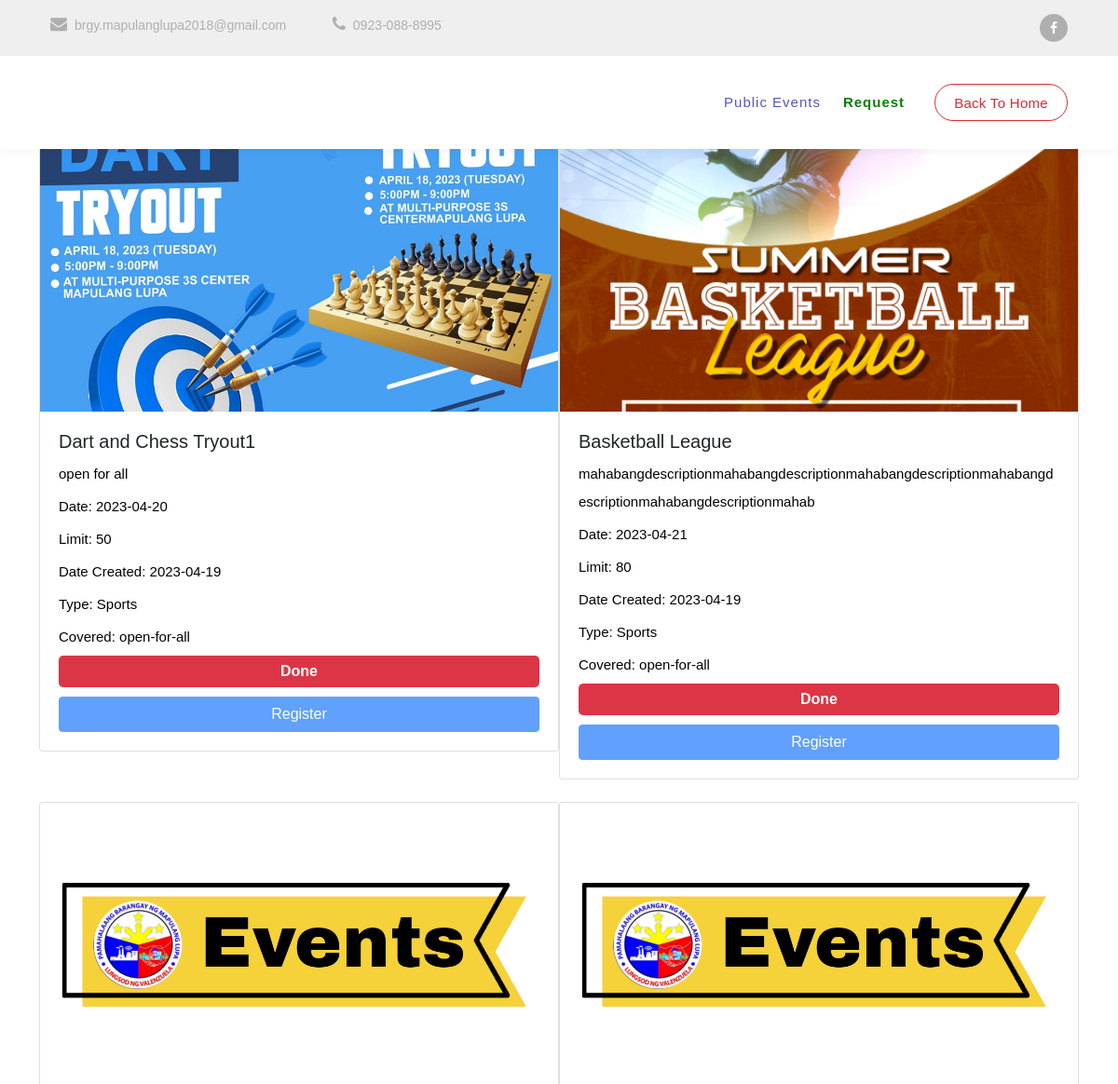
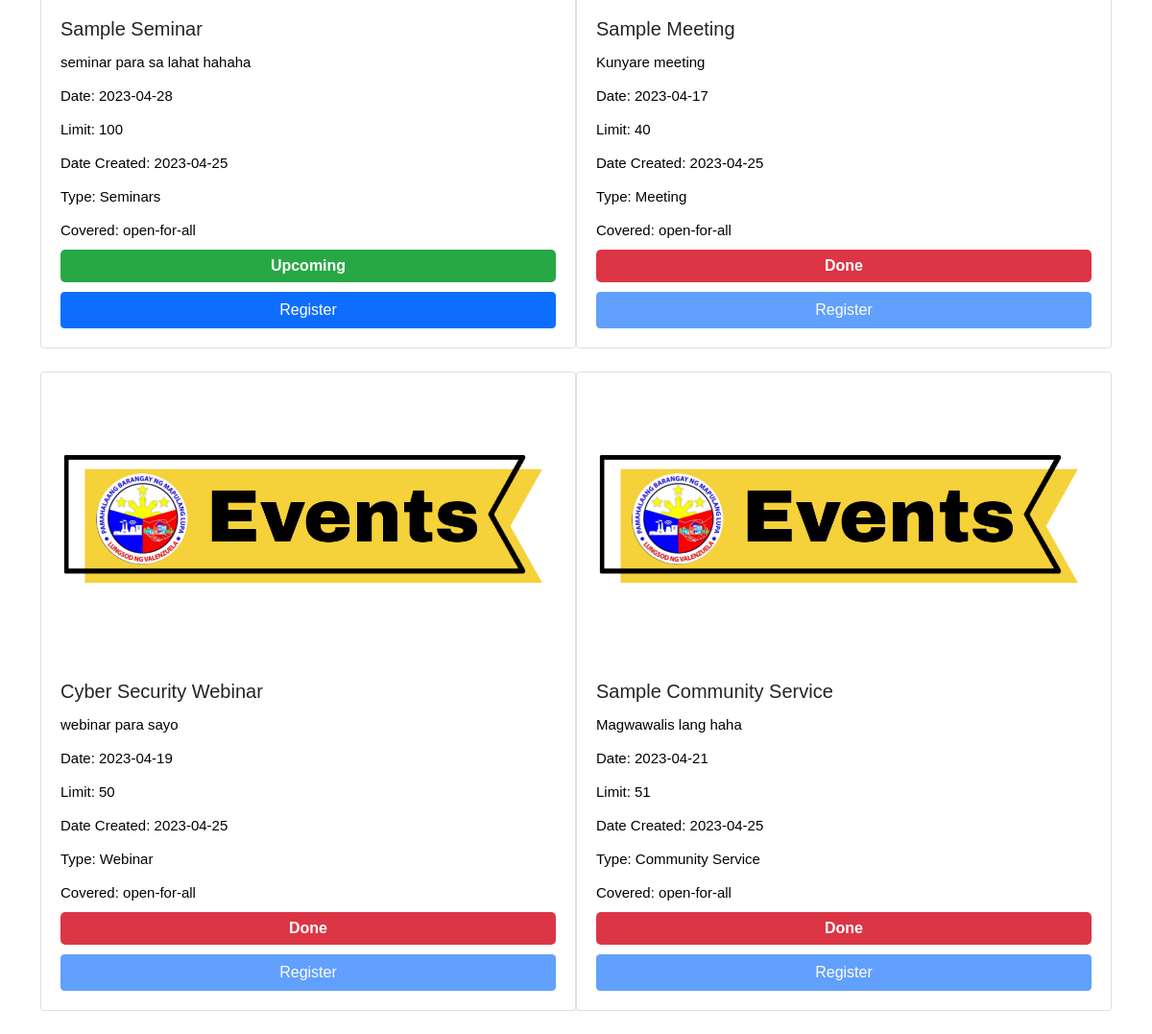
/guestevent.php, run on the app's committed database (2 pictures, top to bottom).
### tables this page shows
CREATE TABLE `tbl_event` (
  `event_id` int(11) NOT NULL,
  `event_title` varchar(50) NOT NULL,
  `event_date` date DEFAULT NULL,
  `event_description` varchar(100) DEFAULT NULL,
  `event_poster` blob DEFAULT NULL,
  `event_limit` int(11) DEFAULT NULL,
  `event_DateCreated` date DEFAULT NULL,
  `event_Type` varchar(20) DEFAULT NULL CHECK (`event_Type` in ('Seminars','Meeting','Webinar','Sports','Community Service')),
  `event-covered` enum('residents-only','open-for-all') NOT NULL
);

### guestevent.php (the view, shortened to what this page needs)
<?php
    include('db_conn.php');
?>
<!DOCTYPE html>
<html lang="en">
  <head>
    <link href="vendor/bootstrap/css/bootstrap.min.css" rel="stylesheet">
    <link rel="stylesheet" href="assets/css/fontawesome.css">
    <link rel="stylesheet" href="assets/css/templatemo-digimedia-v1.css">
    <link rel="stylesheet" href="assets/css/animated.css">
    <link rel="stylesheet" href="assets/css/owl.css">
  </head>
<body>
  <div class="pre-header">
    <div class="container">
      <div class="row">
        <div class="col-lg-8 col-sm-8 col-7">
          <ul class="info">
            <li><a href="#"><i class="fa fa-envelope"></i>brgy.mapulanglupa2018@gmail.com</a></li>
            <li><a href="#"><i class="fa fa-phone"></i>0923-088-8995</a></li>
          </ul>
        </div>
        <div class="col-lg-4 col-sm-4 col-5">
          <ul class="social-media">
            <li><a href="https://www.facebook.com/bagongmapulanglupa2018"><i class="fa fa-facebook"></i></a></li>
          </ul>
        </div>
      </div>
    </div>
  </div>
  <header class="header-area header-sticky wow slideInDown" data-wow-duration="0.75s" data-wow-delay="0s">
    <div class="container">
      <div class="row">
        <div class="col-12">
          <nav class="main-nav">
            <ul class="nav">
              <li><a href="memberevent.php" class="active">Public Events</a></li>
              <li><a href="#" style="color: green; font-weight: bold;" onclick="showAlert()">Request</a></li>
              <li><div class="border-first-button"><a href="guesthome.php">Back to Home</a></div></li>
            </ul>
          </nav>
        </div>
      </div>
    </div>
  </header>
<body>
    <div class="container">
		<h1>Events</h1>
		<div class="row">
			<?php
			$sql = "SELECT * FROM tbl_event WHERE `event-covered` = 'open-for-all'";
			$result = mysqli_query($conn, $sql);
			if (mysqli_num_rows($result) > 0) {
				while ($row = mysqli_fetch_assoc($result)) {
					echo '<div class="col-sm-6 mb-4">';
					echo '<div class="card">';
					if (!empty($row['event_poster'])) {
						echo '<a href="' . $row['event_poster'] . '"><img src="' . $row['event_poster'] . '" class="card-img-top"></a>';
					}
					echo '<div class="card-body">';
					echo '<h5 class="card-title">' . $row['event_title'] . '</h5>';
					echo '<p class="card-text">' . $row['event_description'] . '</p>';
					echo '<p class="card-text">Date: ' . $row['event_date'] . '</p>';
					echo '<p class="card-text">Limit: ' . $row['event_limit'] . '</p>';
					echo '<p class="card-text">Date Created: ' . $row['event_DateCreated'] . '</p>';
					echo '<p class="card-text">Type: ' . $row['event_Type'] . '</p>';
					echo '<p class="card-text">Covered: ' . $row['event-covered'] . '</p>';
					if (strtotime($row['event_date']) > time()) {
						echo '<div class="box upcoming-box">Upcoming</div>';
						echo '<a href="register.php?event_id=' . $row['event_id'] . '" class="btn btn-primary">Register</a>';
					} else {
						echo '<div class="box done-box">Done</div>';
						echo '<a class="btn btn-primary disabled">Register</a>';
					}
					echo '</div>';
					echo '</div>';
					echo '</div>';
				}
			} else {
				echo 'No seminars found.';
			}
			?>
		</div>
	</div>
</body>
</html>

### assets/css/templatemo-digimedia-v1.css (style rules this page uses)
html, body, div, span, applet, object, iframe, h1, h2, h3, h4, h5, h6, p, blockquote, div pre, a, abbr, acronym, address, big, cite, code, del, dfn, em, font, img, ins, kbd, q, s, samp, small, strike, strong, sub, sup, tt, var, b, u, i, center, dl, dt, dd, ol, ul, li, figure, header, nav, section, article, aside, footer, figcaption { margin: 0; padding: 0; border: 0; outline: 0; }
ul, li { padding: 0; margin: 0; list-style: none; }
header, nav, section, article, aside, footer, hgroup { display: block; }
* { box-sizing: border-box; }
html, body { font-family: 'Poppins', sans-serif; font-weight: 400; background-color: #fff; -ms-text-size-adjust: 100%; -webkit-font-smoothing: antialiased; -moz-osx-font-smoothing: grayscale; }
a { text-decoration: none !important; }
h1, h2, h3, h4, h5, h6 { margin-top: 0px; margin-bottom: 0px; }
ul { margin-bottom: 0px; }
p { font-size: 15px; line-height: 30px; font-weight: 300; color: #afafaf; }
img { width: 100%; overflow: hidden; }
html, body { background: #fff; font-family: 'Poppins', sans-serif; }
.border-first-button a { display: inline-block !important; padding: 10px 20px !important; color: #DF2935 !important; border: 1px solid #DF2935 !important; border-radius: 23px; font-weight: 500 !important; letter-spacing: 0.3px !important; transition: all .5s; }
.pre-header { background-color: #efefef; height: 60px; padding: 15px 0px; }
.pre-header ul li { display: inline-block; }
.pre-header ul.info li { margin-right: 45px; }
.pre-header ul.info li a { color: #afafaf; font-size: 14px; transition: all .3s; }
.pre-header ul.info li a i { font-size: 18px; margin-right: 8px; }
.pre-header ul.social-media { text-align: right; }
.pre-header ul.social-media li { margin-left: 5px; }
.pre-header ul.social-media li a { background-color: #afafaf; color: #fff; display: inline-block; width: 30px; height: 30px; line-height: 30px; text-align: center; border-radius: 50%; font-size: 14px; transition: all .3s; }
.header-area { background-color: #fff; box-shadow: 0px 5px 8px rgba(0,0,0,0.03); position: absolute; left: 0px; right: 0px; z-index: 100; height: 100px; -webkit-transition: all .5s ease 0s; -moz-transition: all .5s ease 0s; -o-transition: all .5s ease 0s; transition: all .5s ease 0s; }
.header-area .main-nav { min-height: 80px; background: transparent; }
.header-area .main-nav .nav { float: right; margin-top: 30px; margin-right: 0px; background-color: transparent; -webkit-transition: all 0.3s ease 0s; -moz-transition: all 0.3s ease 0s; -o-transition: all 0.3s ease 0s; transition: all 0.3s ease 0s; position: relative; z-index: 999; }
.header-area .main-nav .nav li { padding-left: 20px; padding-right: 20px; }
.header-area .main-nav .nav li:last-child { padding-right: 0px; padding-left: 40px; }
.header-area .main-nav .nav li:last-child a , .background-header .main-nav .nav li:last-child a { padding: 0px 20px !important; font-weight: 400; }
.header-area .main-nav .nav li a { display: block; font-weight: 500; font-size: 15px; color: #2a2a2a; text-transform: capitalize; -webkit-transition: all 0.3s ease 0s; -moz-transition: all 0.3s ease 0s; -o-transition: all 0.3s ease 0s; transition: all 0.3s ease 0s; height: 40px; line-height: 40px; border: transparent; letter-spacing: 1px; }
.header-area .main-nav .nav li:hover a, .header-area .main-nav .nav li a.active { color: #5158BB!important; }
.header-area.header-sticky { min-height: 80px; }
.header-area .nav { margin-top: 30px; }
.header-area.header-sticky .nav li a.active { color: #5158BB; }
@media (max-width: 1200px) { .header-area .main-nav .nav li { padding-left: 12px; padding-right: 12px; } }
@media (max-width: 1200px) { .header-area .main-nav:before { display: none; } }
@media (min-width: 767px) { .header-area .main-nav .nav { display: flex !important; } }
@media (max-width: 1200px) { .header-area .main-nav .nav li:last-child { padding-left: 20px; } }

### guestevent.php (style rules this page uses)
body { font-family: 'Montserrat', sans-serif; }
.card-img-top { height: 300px; object-fit: cover; }
.box { padding: 5px; color: #fff; font-weight: bold; border-radius: 5px; text-align: center; margin-bottom: 10px; }
.upcoming-box { background-color: #28a745; }
.done-box { background-color: #dc3545; }
.card { margin-bottom: 0; }
.card-body { padding: 20px; display: flex; flex-direction: column; }
.card-text { margin-bottom: 5px; }
.row { margin-right: 0; margin-left: 0; }
.col-sm-6 { padding-right: 0; padding-left: 0; }
p { color: #020202; }

### data on the page
tbl_event: event_poster (picture), event_title "Dart and Chess Tryout1", event_description "open for all", event_date "2023-04-20", event_limit "50", event_DateCreated "2023-04-19", event_Type "Sports", value "open-for-all", shows "Done"
tbl_event: event_poster (picture), event_title "Basketball League", event_description "mahabangdescriptionmahabangdescriptionmahabangdescriptionmahabangdescriptionmahabangdescriptionmahab", event_date "2023-04-21", event_limit "80", event_DateCreated "2023-04-19", event_Type "Sports", value "open-for-all", shows "Done"
tbl_event: event_poster (picture), event_title "Sample Seminar", event_description "seminar para sa lahat hahaha", event_date "2023-04-28", event_limit "100", event_DateCreated "2023-04-25", event_Type "Seminars", value "open-for-all"
tbl_event: event_poster (picture), event_title "Sample Meeting", event_description "Kunyare meeting", event_date "2023-04-17", event_limit "40", event_DateCreated "2023-04-25", event_Type "Meeting", value "open-for-all", shows "Done"
tbl_event: event_poster (picture), event_title "Cyber Security Webinar", event_description "webinar para sayo", event_date "2023-04-19", event_limit "50", event_DateCreated "2023-04-25", event_Type "Webinar", value "open-for-all", shows "Done"
tbl_event: event_poster (picture), event_title "Sample Community Service", event_description "Magwawalis lang haha", event_date "2023-04-21", event_limit "51", event_DateCreated "2023-04-25", event_Type "Community Service", value "open-for-all", shows "Done"
